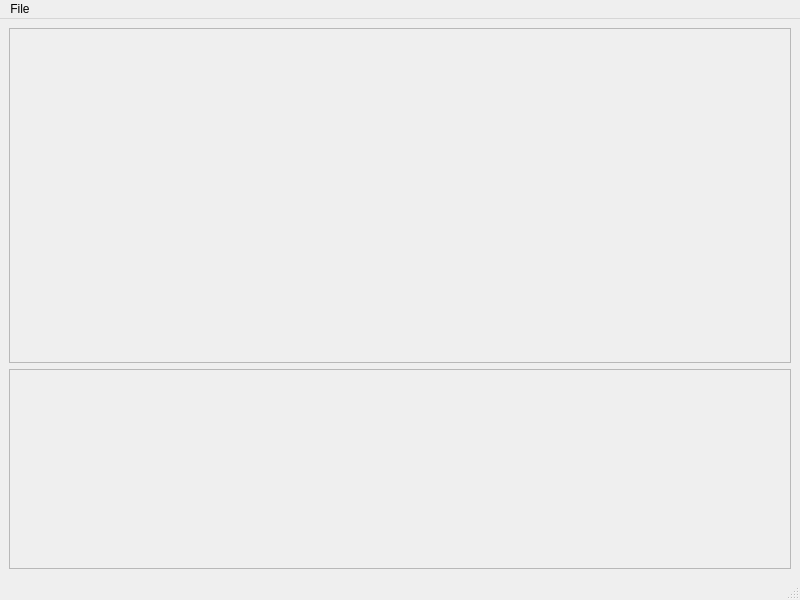
<?xml version="1.0" encoding="UTF-8"?>
<ui version="4.0">
 <class>TestPlayer</class>
 <widget class="QMainWindow" name="TestPlayer">
  <property name="geometry">
   <rect>
    <x>0</x>
    <y>0</y>
    <width>800</width>
    <height>600</height>
   </rect>
  </property>
  <property name="windowTitle">
   <string>MainWindow</string>
  </property>
  <widget class="QWidget" name="centralwidget">
   <layout class="QVBoxLayout" name="verticalLayout">
    <item>
     <widget class="QFrame" name="frame_2">
      <property name="frameShape">
       <enum>QFrame::StyledPanel</enum>
      </property>
      <property name="frameShadow">
       <enum>QFrame::Raised</enum>
      </property>
      <layout class="QVBoxLayout" name="verticalLayout_3" stretch="0">
       <property name="sizeConstraint">
        <enum>QLayout::SetMaximumSize</enum>
       </property>
       <item>
        <widget class="VlcVideoWidget" name="video" native="true">
         <property name="autoFillBackground">
          <bool>true</bool>
         </property>
         <zorder>frame</zorder>
        </widget>
       </item>
      </layout>
     </widget>
    </item>
    <item>
     <widget class="QFrame" name="frame">
      <property name="maximumSize">
       <size>
        <width>16777215</width>
        <height>200</height>
       </size>
      </property>
      <property name="frameShape">
       <enum>QFrame::StyledPanel</enum>
      </property>
      <property name="frameShadow">
       <enum>QFrame::Raised</enum>
      </property>
      <layout class="QVBoxLayout" name="verticalLayout_2" stretch="0,0">
       <item>
        <widget class="VlcVolumeSlider" name="volume" native="true"/>
       </item>
       <item>
        <widget class="VlcSeekWidget" name="seek" native="true"/>
       </item>
      </layout>
     </widget>
    </item>
   </layout>
  </widget>
  <widget class="QMenuBar" name="menubar">
   <property name="geometry">
    <rect>
     <x>0</x>
     <y>0</y>
     <width>800</width>
     <height>25</height>
    </rect>
   </property>
   <widget class="QMenu" name="menuFile">
    <property name="title">
     <string>File</string>
    </property>
    <addaction name="actionOpen"/>
    <addaction name="actionClose"/>
   </widget>
   <addaction name="menuFile"/>
  </widget>
  <widget class="QStatusBar" name="statusbar"/>
  <action name="actionOpen">
   <property name="text">
    <string>Open</string>
   </property>
  </action>
  <action name="actionClose">
   <property name="text">
    <string>Close</string>
   </property>
  </action>
 </widget>
 <customwidgets>
  <customwidget>
   <class>VlcVideoWidget</class>
   <extends>QWidget</extends>
   <header>../src/gui/VideoWidget.h</header>
   <container>1</container>
  </customwidget>
  <customwidget>
   <class>VlcVolumeSlider</class>
   <extends>QWidget</extends>
   <header>../src/gui/VolumeSlider.h</header>
   <container>1</container>
  </customwidget>
  <customwidget>
   <class>VlcSeekWidget</class>
   <extends>QWidget</extends>
   <header>../src/gui/SeekWidget.h</header>
   <container>1</container>
  </customwidget>
 </customwidgets>
 <resources/>
 <connections>
  <connection>
   <sender>actionClose</sender>
   <signal>triggered()</signal>
   <receiver>TestPlayer</receiver>
   <slot>close()</slot>
   <hints>
    <hint type="sourcelabel">
     <x>-1</x>
     <y>-1</y>
    </hint>
    <hint type="destinationlabel">
     <x>399</x>
     <y>299</y>
    </hint>
   </hints>
  </connection>
 </connections>
</ui>
